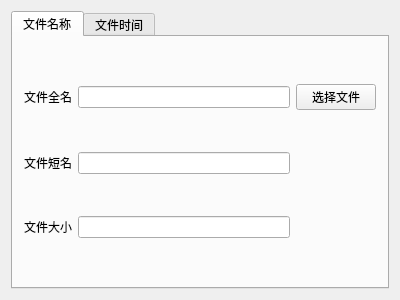
<?xml version="1.0" encoding="UTF-8"?>
<ui version="4.0">
 <class>Widget</class>
 <widget class="QWidget" name="Widget">
  <property name="geometry">
   <rect>
    <x>0</x>
    <y>0</y>
    <width>400</width>
    <height>300</height>
   </rect>
  </property>
  <property name="windowTitle">
   <string>Widget</string>
  </property>
  <layout class="QVBoxLayout" name="verticalLayout">
   <item>
    <widget class="QTabWidget" name="tabWidget">
     <property name="currentIndex">
      <number>0</number>
     </property>
     <widget class="QWidget" name="tabFileName">
      <attribute name="title">
       <string>文件名称</string>
      </attribute>
      <layout class="QGridLayout" name="gridLayout">
       <item row="0" column="0">
        <widget class="QLabel" name="label">
         <property name="text">
          <string>文件全名</string>
         </property>
        </widget>
       </item>
       <item row="0" column="1">
        <widget class="QLineEdit" name="lineEditFullName"/>
       </item>
       <item row="0" column="2">
        <widget class="QPushButton" name="pushButtonSelectFile">
         <property name="text">
          <string>选择文件</string>
         </property>
        </widget>
       </item>
       <item row="1" column="0">
        <widget class="QLabel" name="label_2">
         <property name="text">
          <string>文件短名</string>
         </property>
        </widget>
       </item>
       <item row="1" column="1">
        <widget class="QLineEdit" name="lineEditShortName"/>
       </item>
       <item row="2" column="0">
        <widget class="QLabel" name="label_3">
         <property name="text">
          <string>文件大小</string>
         </property>
        </widget>
       </item>
       <item row="2" column="1">
        <widget class="QLineEdit" name="lineEditFileSize"/>
       </item>
      </layout>
     </widget>
     <widget class="QWidget" name="tabFileTime">
      <attribute name="title">
       <string>文件时间</string>
      </attribute>
      <layout class="QGridLayout" name="gridLayout_2">
       <item row="0" column="0">
        <widget class="QLabel" name="label_4">
         <property name="text">
          <string>创建时间</string>
         </property>
        </widget>
       </item>
       <item row="0" column="1">
        <widget class="QLineEdit" name="lineEditTimeCreated"/>
       </item>
       <item row="1" column="0">
        <widget class="QLabel" name="label_5">
         <property name="text">
          <string>访问时间</string>
         </property>
        </widget>
       </item>
       <item row="1" column="1">
        <widget class="QLineEdit" name="lineEditTimeRead"/>
       </item>
       <item row="2" column="0">
        <widget class="QLabel" name="label_6">
         <property name="text">
          <string>修改时间</string>
         </property>
        </widget>
       </item>
       <item row="2" column="1">
        <widget class="QLineEdit" name="lineEditTimeModified"/>
       </item>
      </layout>
     </widget>
    </widget>
   </item>
  </layout>
 </widget>
 <layoutdefault spacing="6" margin="11"/>
 <resources/>
 <connections/>
</ui>
